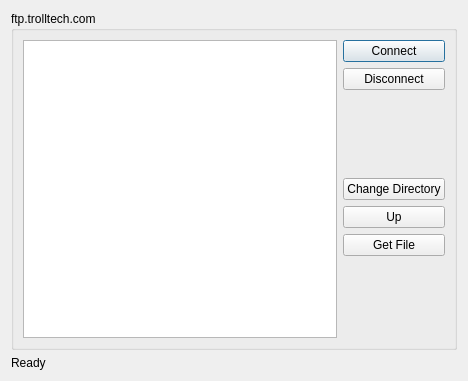
<?xml version="1.0" encoding="UTF-8"?>
<ui version="4.0">
 <class>FtpDialog</class>
 <widget class="QDialog" name="FtpDialog">
  <property name="geometry">
   <rect>
    <x>0</x>
    <y>0</y>
    <width>468</width>
    <height>381</height>
   </rect>
  </property>
  <property name="windowTitle">
   <string>Dialog</string>
  </property>
  <layout class="QGridLayout" name="gridLayout_2">
   <item row="0" column="0">
    <widget class="QGroupBox" name="groupBox">
     <property name="title">
      <string>ftp.trolltech.com</string>
     </property>
     <layout class="QGridLayout" name="gridLayout">
      <item row="0" column="1">
       <layout class="QVBoxLayout" name="verticalLayout">
        <item>
         <widget class="QPushButton" name="connectButton">
          <property name="text">
           <string>Connect</string>
          </property>
         </widget>
        </item>
        <item>
         <widget class="QPushButton" name="disconnectButton">
          <property name="text">
           <string>Disconnect</string>
          </property>
         </widget>
        </item>
        <item>
         <spacer name="verticalSpacer">
          <property name="orientation">
           <enum>Qt::Vertical</enum>
          </property>
          <property name="sizeHint" stdset="0">
           <size>
            <width>20</width>
            <height>58</height>
           </size>
          </property>
         </spacer>
        </item>
        <item>
         <widget class="QPushButton" name="cdButton">
          <property name="text">
           <string>Change Directory</string>
          </property>
         </widget>
        </item>
        <item>
         <widget class="QPushButton" name="upButton">
          <property name="text">
           <string>Up</string>
          </property>
         </widget>
        </item>
        <item>
         <widget class="QPushButton" name="getButton">
          <property name="text">
           <string>Get File</string>
          </property>
         </widget>
        </item>
        <item>
         <spacer name="verticalSpacer_2">
          <property name="orientation">
           <enum>Qt::Vertical</enum>
          </property>
          <property name="sizeHint" stdset="0">
           <size>
            <width>20</width>
            <height>40</height>
           </size>
          </property>
         </spacer>
        </item>
       </layout>
      </item>
      <item row="0" column="0">
       <widget class="QListWidget" name="dirList"/>
      </item>
     </layout>
    </widget>
   </item>
   <item row="1" column="0">
    <widget class="QLabel" name="statusLabel">
     <property name="text">
      <string>Ready</string>
     </property>
    </widget>
   </item>
  </layout>
 </widget>
 <resources/>
 <connections/>
</ui>
